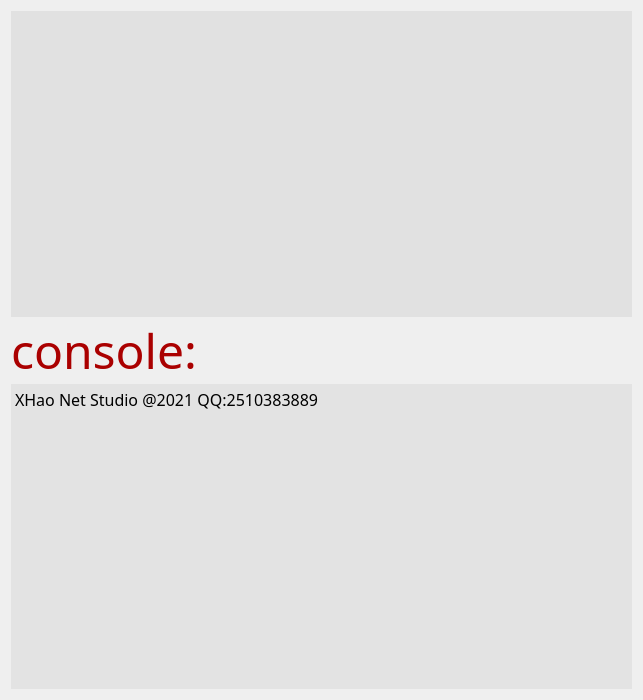
              <widget class="QWidget" name="scrollAreaWidgetContents_2">
               <property name="geometry">
                <rect>
                 <x>0</x>
                 <y>0</y>
                 <width>643</width>
                 <height>700</height>
                </rect>
               </property>
               <property name="minimumSize">
                <size>
                 <width>0</width>
                 <height>700</height>
                </size>
               </property>
               <property name="baseSize">
                <size>
                 <width>0</width>
                 <height>0</height>
                </size>
               </property>
               <layout class="QVBoxLayout" name="verticalLayout_19" stretch="5,1,5">
                <property name="spacing">
                 <number>0</number>
                </property>
                <property name="leftMargin">
                 <number>11</number>
                </property>
                <item>
                 <widget class="QLabel" name="label_yolo_predict">
                  <property name="font">
                   <font>
                    <family>楷体</family>
                    <pointsize>14</pointsize>
                   </font>
                  </property>
                  <property name="styleSheet">
                   <string notr="true">background-color: rgba(206, 206, 206, 0.4);</string>
                  </property>
                  <property name="text">
                   <string/>
                  </property>
                  <property name="alignment">
                   <set>Qt::AlignCenter</set>
                  </property>
                  <property name="wordWrap">
                   <bool>true</bool>
                  </property>
                 </widget>
                </item>
                <item>
                 <widget class="QLabel" name="label_12">
                  <property name="font">
                   <font>
                    <family>华文琥珀</family>
                    <pointsize>36</pointsize>
                   </font>
                  </property>
                  <property name="styleSheet">
                   <string notr="true">border-top-color: rgb(255, 255, 0);
color: rgb(170, 0, 0);
</string>
                  </property>
                  <property name="text">
                   <string>console:</string>
                  </property>
                  <property name="scaledContents">
                   <bool>true</bool>
                  </property>
                 </widget>
                </item>
                <item>
                 <widget class="QTextEdit" name="textEdit_2">
                  <property name="font">
                   <font>
                    <family>楷体</family>
                    <pointsize>12</pointsize>
                   </font>
                  </property>
                  <property name="styleSheet">
                   <string notr="true">border:none;
background-color: rgba(211, 211, 211, 0.4);
</string>
                  </property>
                  <property name="readOnly">
                   <bool>true</bool>
                  </property>
                  <property name="html">
                   <string>&lt;!DOCTYPE HTML PUBLIC &quot;-//W3C//DTD HTML 4.0//EN&quot; &quot;http://www.w3.org/TR/REC-html40/strict.dtd&quot;&gt;
&lt;html&gt;&lt;head&gt;&lt;meta name=&quot;qrichtext&quot; content=&quot;1&quot; /&gt;&lt;style type=&quot;text/css&quot;&gt;
p, li { white-space: pre-wrap; }
&lt;/style&gt;&lt;/head&gt;&lt;body style=&quot; font-family:'楷体'; font-size:12pt; font-weight:400; font-style:normal;&quot;&gt;
&lt;p style=&quot; margin-top:0px; margin-bottom:0px; margin-left:0px; margin-right:0px; -qt-block-indent:0; text-indent:0px;&quot;&gt;XHao Net Studio @2021 QQ:2510383889&lt;/p&gt;
&lt;p style=&quot;-qt-paragraph-type:empty; margin-top:0px; margin-bottom:0px; margin-left:0px; margin-right:0px; -qt-block-indent:0; text-indent:0px;&quot;&gt;&lt;br /&gt;&lt;/p&gt;&lt;/body&gt;&lt;/html&gt;</string>
                  </property>
                 </widget>
                </item>
               </layout>
              </widget>
